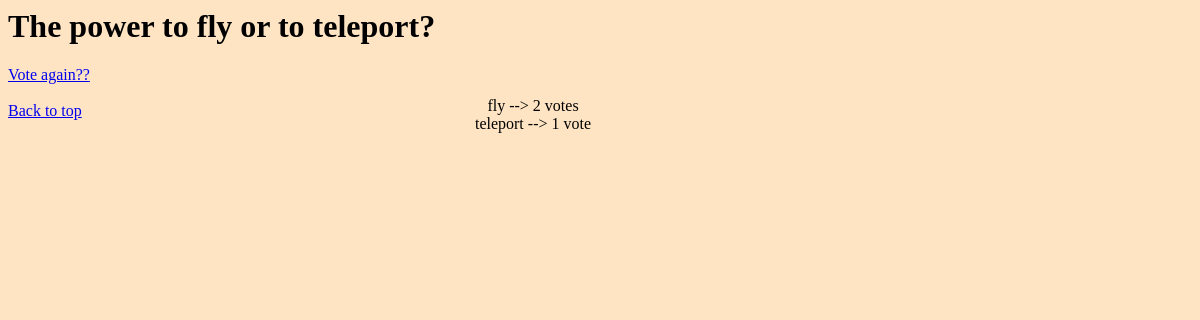
Before: /polls/4/results/ with the older database file.
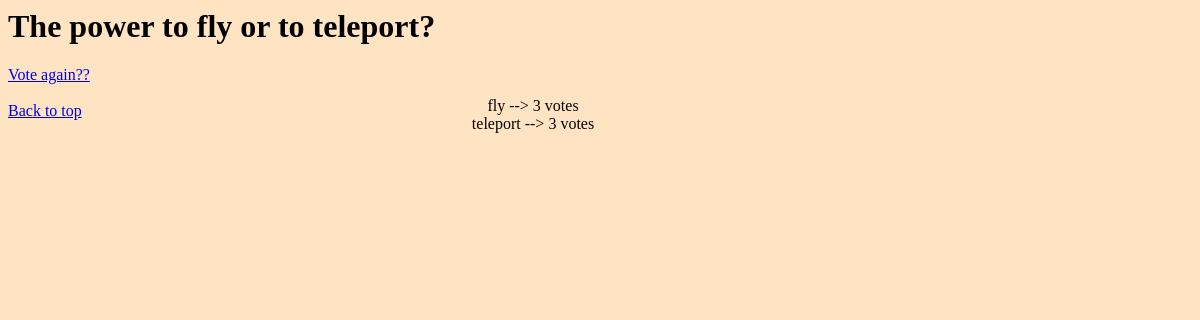
After: the same page with the newer database file.
### polls/models.py (models this page shows, shortened)
class Question(models.Model):
    question_text = models.CharField(max_length=200)
    pub_date = models.DateTimeField('date published')

class Choice(models.Model):
    question = models.ForeignKey(Question, on_delete=models.CASCADE)
    choice_text = models.CharField(max_length=200)
    votes = models.IntegerField(default=0)

### polls/views.py (the view)
# urls.py: path('<int:question_id>/results/', views.results, name='results'),
def results(request, question_id):
    question = get_object_or_404(Question, pk=question_id)
    return render(request, 'polls/results.html', {'question': question})

### polls/templates/polls/results.html (shortened to what this page needs)
{% load static %}
<link rel="stylesheet" type="text/css" href="{% static 'polls/style.css' %}">
<!DOCTYPE html>
<html lang="pt-br" xmlns="http://www.w3.org/1999/html">
<head>
</head>
<body>
    <h1>{{ question.question_text }}</h1>
    <ul>
        {% for choice in question.choice_set.all %}
        <li>{{ choice.choice_text }}    -->     {{choice.votes}}  vote{{choice.votes|pluralize}}</li>
        {% endfor %}
    </ul>
    <a href ="{%url 'polls:vote' question.id%}">Vote again??</a></br></br>
    <a href ="{%url 'polls:index'%}">Back to top</a>
</body>
</html>

### polls/static/polls/style.css (style rules this page uses)
ul { text-decoration: none; padding: 15px; width: 85%; position:absolute; text-align:center; list-style-type: none; }
body { background: bisque no-repeat; }

Changed rows visible on the page:
changed Choice "fly": votes "2" → "3"
changed Choice "teleport": votes "1" → "3"
